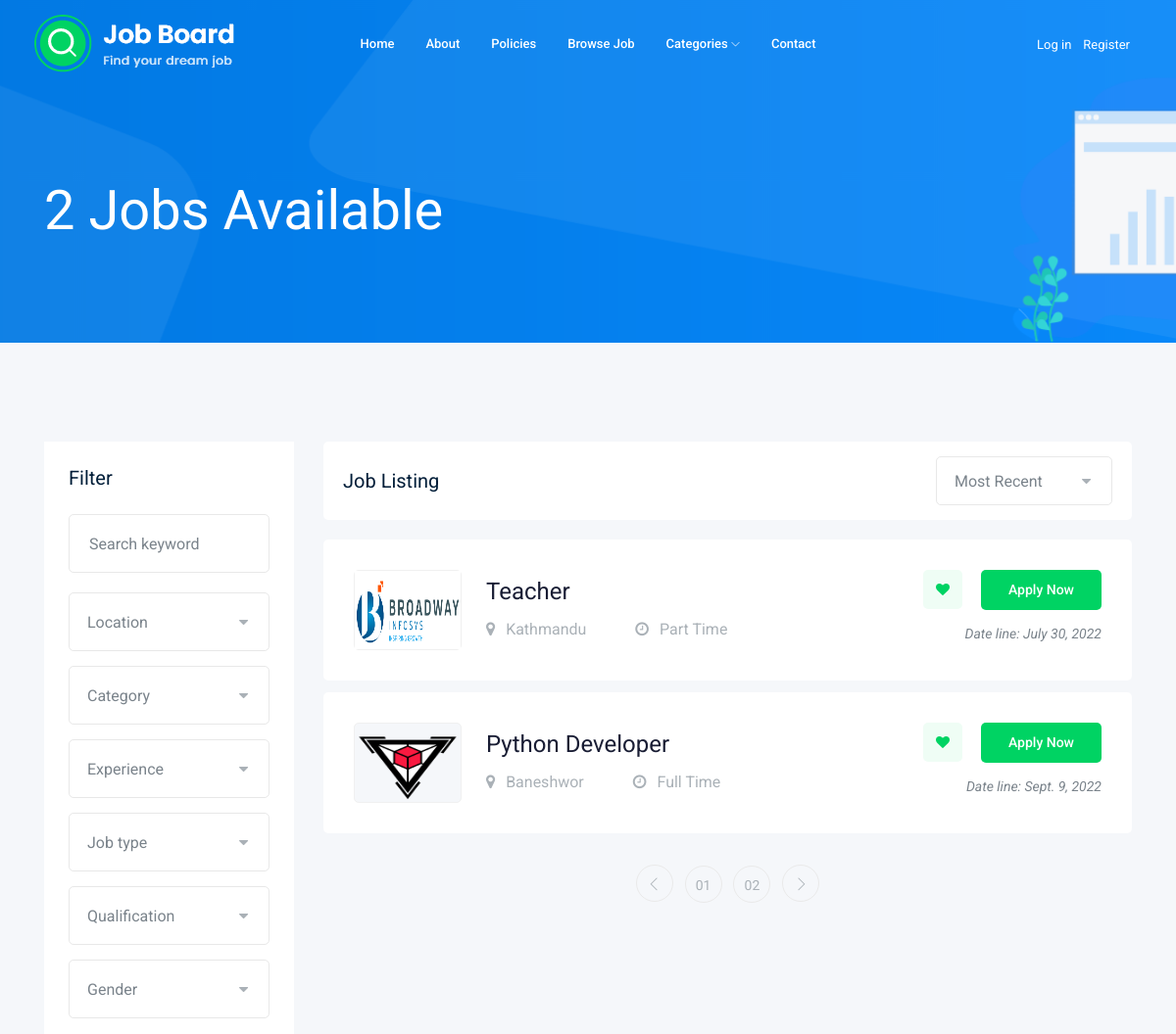
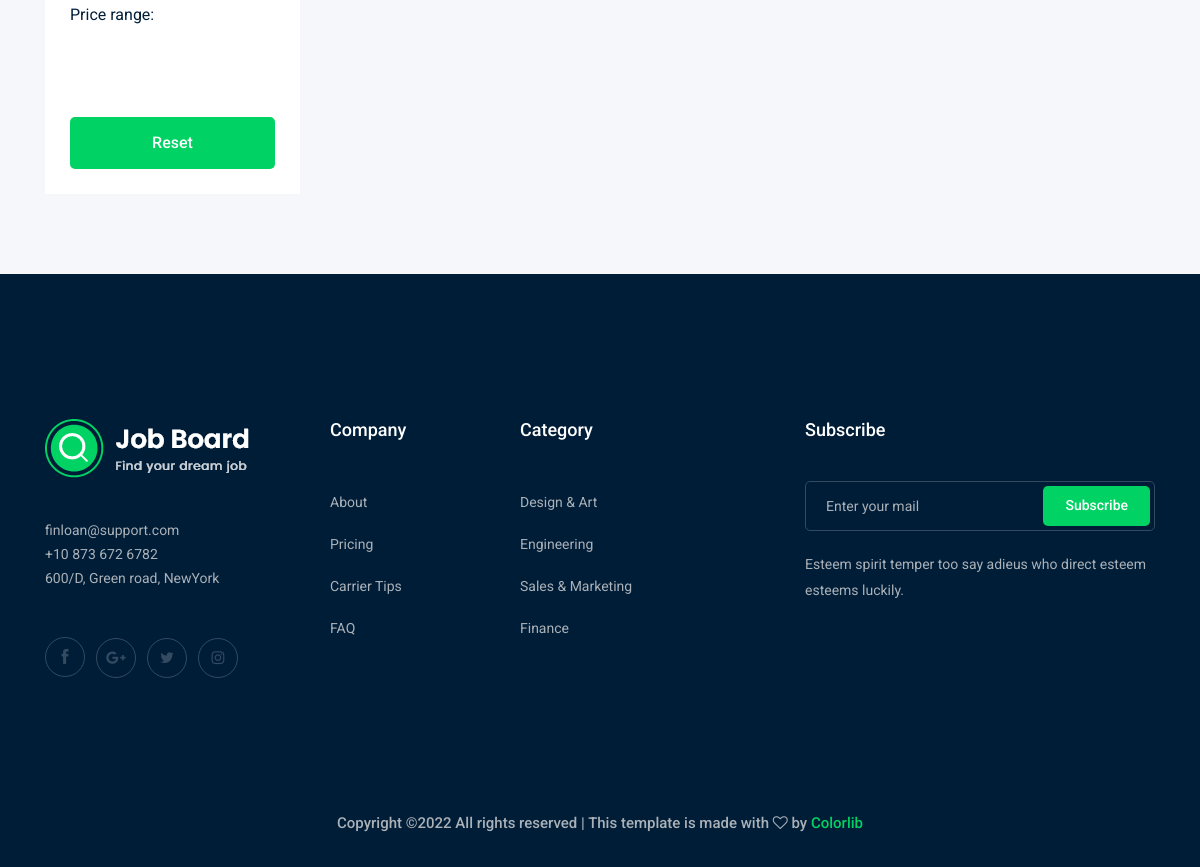
The page /jobs/categories/2 on the database its author committed (2 pictures, top to bottom).
### jobs/models.py (models this page shows, shortened)
class Job(models.Model):
    title = models.CharField(max_length=255)
    type = models.CharField(max_length=255,
                            choices=[('Full Time', 'Full Time'),
                                     ('Part Time', 'Part Time')])
    category = models.ForeignKey(Category, on_delete=models.CASCADE)
    level = models.CharField(max_length=255)
    description = models.TextField()
    requirement = models.TextField()
    experience = models.TextField()
    skills = models.TextField()
    responsibilities = models.TextField()
    no_of_vacancy = models.IntegerField()
    salary = models.FloatField()
    deadline = models.DateField()
    organization = models.ForeignKey(Organization, on_delete=models.CASCADE)
    status = models.BooleanField(default=True)

### organizations/models.py (models this page shows, shortened)
class Organization(models.Model):
    name = models.CharField(max_length=255)
    estd = models.DateField()
    category = models.ForeignKey(Category, on_delete=models.CASCADE)
    address = models.CharField(max_length=255)
    email = models.CharField(max_length=255)
    phone = models.CharField(max_length=255)
    details = models.TextField()
    status = models.BooleanField(default=True)
    logo = models.ImageField(upload_to='organizations')

### jobs/views.py (the view)
# urls.py: path('categories/<cid>', views.show_job_by_category, name='categorized_jobs'),
def show_job_by_category(request, cid):
    jobs = Job.objects.filter(category_id=cid)
    return render(request, 'jobs.html', {'jobs': jobs})

### organizations/context_processors.py (called while the page is built)
def get_categories(request):
    categories = Category.objects.all()
    return {'categories': categories}

### templates/jobs.html (shortened to what this page needs)
{% extends 'base.html' %}
{% load static %}
{% block content %}
<div class="bradcam_area bradcam_bg_1">
    <div class="container">
        <div class="row">
            <div class="col-xl-12">
                <div class="bradcam_text">
                    <h3>{{ jobs|length }} Jobs Available</h3>
                </div>
            </div>
        </div>
    </div>
</div>
<div class="job_listing_area plus_padding">
    <div class="container">
        <div class="row">
            <div class="col-lg-3">
                <div class="job_filter white-bg">
                    <div class="form_inner white-bg">
                        <h3>Filter</h3>
                        <form action="#">
                            <div class="row">
                                <div class="col-lg-12">
                                    <div class="single_field">
                                        <input type="text" placeholder="Search keyword">
                                    </div>
                                </div>
                                <div class="col-lg-12">
                                </div>
                                <div class="col-lg-12">
                                </div>
                                <div class="col-lg-12">
                                </div>
                                <div class="col-lg-12">
                                </div>
                                <div class="col-lg-12">
                                </div>
                                <div class="col-lg-12">
                                </div>
                            </div>
                        </form>
                    </div>
                    <div class="range_wrap">
                        <label for="amount">Price range:</label>
                        <p>
                            <input type="text" id="amount" readonly
                                   style="border:0; color:#7A838B; font-size: 14px; font-weight:400;">
                        </p>
                    </div>
                    <div class="reset_btn">
                        <button class="boxed-btn3 w-100" type="submit">Reset</button>
                    </div>
                </div>
            </div>
            <div class="col-lg-9">
                <div class="recent_joblist_wrap">
                    <div class="recent_joblist white-bg ">
                        <div class="row align-items-center">
                            <div class="col-md-6">
                                <h4>Job Listing</h4>
                            </div>
                            <div class="col-md-6">
                                <div class="serch_cat d-flex justify-content-end">
                                </div>
                            </div>
                        </div>
                    </div>
                </div>
                <div class="job_lists m-0">
                    <div class="row">
                        {% for job in jobs %}
                        <div class="col-lg-12 col-md-12">
                            <div class="single_jobs white-bg d-flex justify-content-between">
                                <div class="jobs_left d-flex align-items-center">
                                    <div class="thumb">
                                        <img src="/media/{{ job.organization.logo }}" alt=""
                                             style="width: 100%; height: 100%;">
                                    </div>
                                    <div class="jobs_conetent">
                                        <a href="{% url 'single_job' id=job.id %}"><h4>{{ job.title }}</h4></a>
                                        <div class="links_locat d-flex align-items-center">
                                            <div class="location">
                                                <p><i class="fa fa-map-marker"></i> {{ job.organization.address }}</p>
                                            </div>
                                            <div class="location">
                                                <p><i class="fa fa-clock-o"></i> {{ job.type }}</p>
                                            </div>
                                        </div>
                                    </div>
                                </div>
                                <div class="jobs_right">
                                    <div class="apply_now">
                                        <a class="heart_mark" href="#"> <i class="fa fa-heart"></i> </a>
                                        <a href="job_details.html" class="boxed-btn3">Apply Now</a>
                                    </div>
                                    <div class="date">
                                        <p>Date line: {{ job.deadline }}</p>
                                    </div>
                                </div>
                            </div>
                        </div>
                        {% endfor %}
                    </div>
                    <div class="row">
                        <div class="col-lg-12">
                            <div class="pagination_wrap">
                                <ul>
                                    <li><a href="#"> <i class="ti-angle-left"></i> </a></li>
                                    <li><a href="#"><span>01</span></a></li>
                                    <li><a href="#"><span>02</span></a></li>
                                    <li><a href="#"> <i class="ti-angle-right"></i> </a></li>
                                </ul>
                            </div>
                        </div>
                    </div>
                </div>
            </div>
        </div>
    </div>
</div>
{% endblock %}

### rows shown on the page
Job: organization.logo (picture), title "Teacher", organization.address "Kathmandu", type "Part Time", deadline "July 30, 2022"
Job: organization.logo (picture), title "Python Developer", organization.address "Baneshwor", type "Full Time", deadline "Sept. 9, 2022"

### other values the page prints
{{ jobs|length }} "2"
